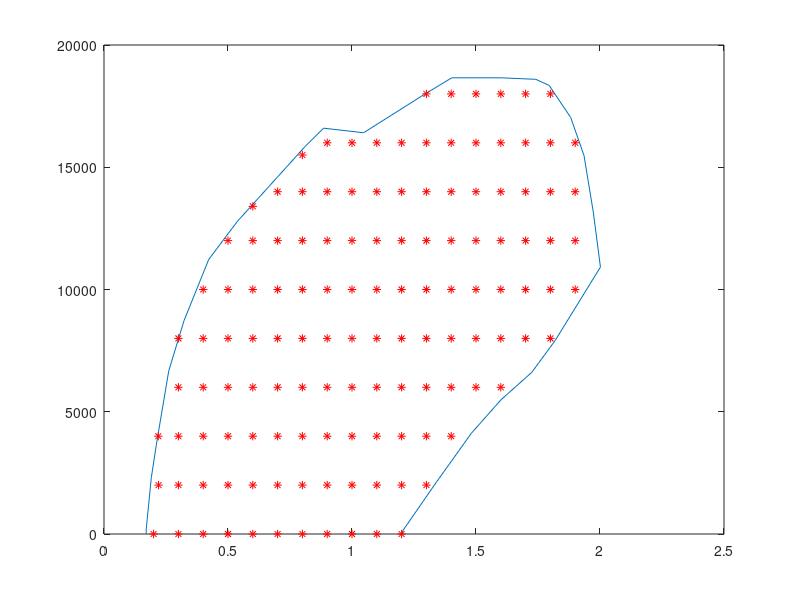

The MATLAB source for this figure:
%% Auto_trim aid 
% This script perform a trim routine to find out a 3D map of the trim
% states of AoA and SS at level flight.
% These 3D maps would implemente later on as bias to the pilot inouts, so
% he does nt have to retrim or constantly give an input to perorm a level
% flight

clear beta_map  alpha_map

load('FlightEnvelope.mat')
plot(F_envelope.M_1g ,F_envelope.H_1g )
hold on

%% Generation evauation points inside flight envelope
M_sq_autotrim = 0:0.1:max(F_envelope.M_1g);
H_sq_autotrim = min( F_envelope.H_1g):2000:max(F_envelope.H_1g);

M_eval=NaN*ones(size(M_sq_autotrim,2),size(H_sq_autotrim,2));
H_eval=NaN*ones(size(M_sq_autotrim,2),size(H_sq_autotrim,2));

for I=1:size(M_sq_autotrim,2)
    for J=1:size(H_sq_autotrim,2)
        if inpolygon(M_sq_autotrim(I),H_sq_autotrim(J),F_envelope.M_1g,F_envelope.H_1g)
            M_eval(I,J)=M_sq_autotrim(I);
            H_eval(I,J)=H_sq_autotrim(J);
        end
    end
end

% ADD ANY DESIRED POINT??
I=4;J=5;
M_eval(I,J)=M_sq_autotrim(I);
H_eval(I,J)=H_sq_autotrim(J);

I=3;J=2;
M_eval(I,J)=1.1*M_sq_autotrim(I);
H_eval(I,J)=H_sq_autotrim(J);

I=3;J=3;
M_eval(I,J)=0.219;
H_eval(I,J)=H_sq_autotrim(J);

I=7;J=8;
M_eval(I,J)=M_sq_autotrim(I);
H_eval(I,J)=13400;


I=9;J=9;
M_eval(I,J)=M_sq_autotrim(I);
H_eval(I,J)=15500;

plot(M_eval,H_eval,'*r')
return
%% Iterative evaluation of setpoints
alpha_map = ones(size(M_eval))*NaN;
beta_map = ones(size(M_eval))*NaN;

for I=1:size(M_sq_autotrim,2)
    for J=1:size(H_sq_autotrim,2)
        if isnan(M_eval(I,J))==0
            altitude = H_eval(I,J);
            [T,a,~,rho]=atmosisa(altitude);
            velocity = M_eval(I,J)*a;
            
            % Run tests
            q=1/2*rho*velocity^2;
            alpha = rad2deg((9800*9.81/(q*27)-0.015)/4.22);
            [trim_state, itrim_throttle, trim_control, dLEF, UX,cost] = trim_F16_fast(throttle, elevator,beta,  alpha, aileron, rudder, velocity, altitude);
            if cost<0.1
%                 keyboard
                alpha_map(I,J) = trim_state(8);
                beta_map(I,J) = trim_state(9);
            else
                % Assign the nearest value
                dist=100000;
                for I2=1:size(M_sq_autotrim,2)
                    for J2=1:size(H_sq_autotrim,2)
                        if isnan(M_eval(I2,J2))==0 && dist>sqrt((M_eval(I2,J2)-M_eval(I,J))^2+(H_eval(I2,J2)-H_eval(I,J))^2) && I2~=I && J2~=J
                            dist = sqrt((M_eval(I2,J2)-M_eval(I,J))^2+(H_eval(I2,J2)-H_eval(I,J))^2);
                            alpha_map(I,J) = alpha_map(I2,J2);
                            beta_map(I,J) = beta_map(I2,J2);
                        end
                    end
                end
                
            end

            
%             pause
        end
    end
end

figure(1)
plot(F_envelope.M_1g ,F_envelope.H_1g )
hold on;
surf(M_eval,H_eval,rad2deg(alpha_map))

figure
plot(F_envelope.M_1g ,F_envelope.H_1g )
hold on;
surf(M_eval,H_eval,rad2deg(beta_map))
return
%% Interpolate the maps and evaluate
[fitresult_alpha, gof] = createFit(M_eval, H_eval, alpha_map);
[fitresult_beta, gof] = createFit(M_eval, H_eval, beta_map);

alpha_map_eval = ones(size(M_eval))*NaN;
beta_map_eval = ones(size(M_eval))*NaN;

for I=1:size(M_sq_autotrim,2)
    for J=1:size(H_sq_autotrim,2)
        if isnan(M_eval(I,J))==0
            
            alpha_map_eval(I,J) = fitresult_alpha(M_sq_autotrim(I),H_sq_autotrim(J));
            beta_map_eval(I,J) = fitresult_beta(M_sq_autotrim(I),H_sq_autotrim(J));
            
        end
    end
end

pause
close all

figure(1)
plot(F_envelope.M_1g ,F_envelope.H_1g )
hold on;
surf(M_eval,H_eval,rad2deg(alpha_map_eval))

figure
plot(F_envelope.M_1g ,F_envelope.H_1g )
hold on;
surf(M_eval,H_eval,rad2deg(beta_map_eval))

%% Interpolate, Extrapolate and smooth the maps and evaluate
[fitresult_alpha, gof] = createFit_2(M_eval, H_eval, alpha_map_eval);
[fitresult_beta, gof] = createFit_2(M_eval, H_eval, beta_map_eval);

alpha_map_eval = ones(size(M_eval))*NaN;
beta_map_eval = ones(size(M_eval))*NaN;

for I=1:size(M_sq_autotrim,2)
    for J=1:size(H_sq_autotrim,2)
%         if isnan(M_eval(I,J))==0
            
            alpha_map_eval_smooth(I,J) = fitresult_alpha(M_sq_autotrim(I),H_sq_autotrim(J));
            beta_map_eval_smooth(I,J) = fitresult_beta(M_sq_autotrim(I),H_sq_autotrim(J));
            M_eval_autotrim_unc(I,J) = M_sq_autotrim(I);
            H_eval_autotrim_unc(I,J) = H_sq_autotrim(J);

%         end
    end
end

pause
close all

figure(1)
plot(F_envelope.M_1g ,F_envelope.H_1g )
hold on;
surf(M_eval_autotrim_unc,H_eval_autotrim_unc,rad2deg(alpha_map_eval_smooth))

figure
plot(F_envelope.M_1g ,F_envelope.H_1g )
hold on;
surf(M_eval_autotrim_unc,H_eval_autotrim_unc,rad2deg(beta_map_eval_smooth))
